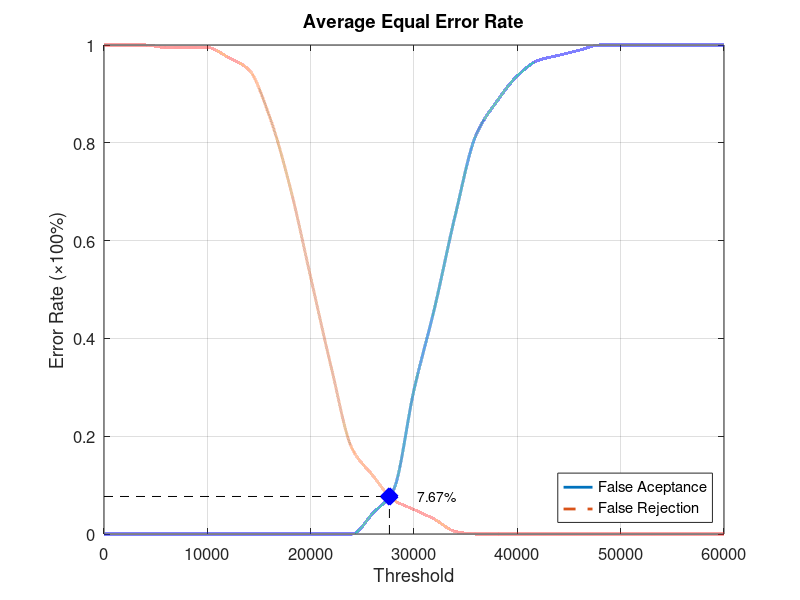
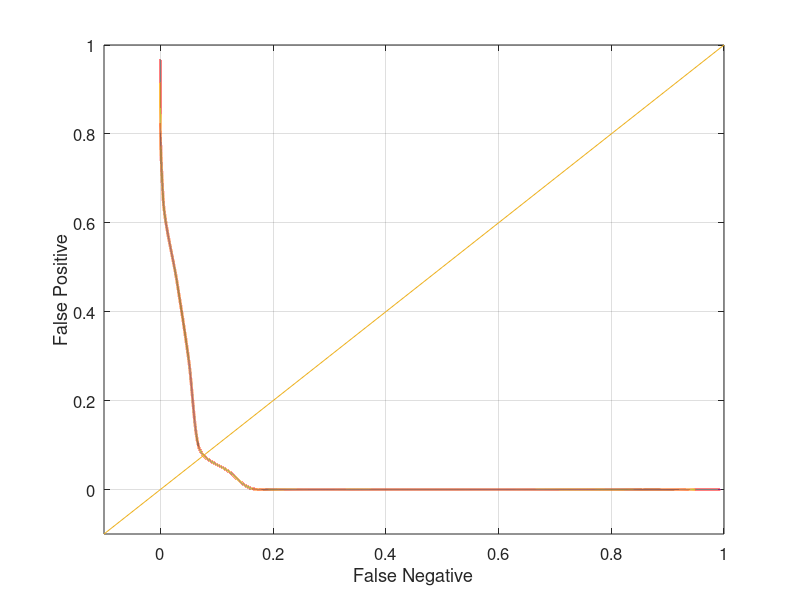

Recreate these plots in MATLAB, in order.
function yEER = Database2_4
close all;
clear;
clc;
x = 0:2000:60000;
xq = 0:0.5:60000;

y0 = [0 0 0 0 0 0 0 0 0 0 0 0 0 0.0421053 0.0894737 0.294737 0.463158 0.652632 0.815789 0.884211 0.936842 0.968421 0.978947 0.989474 1 1 1 1 1 1 1];
yy0 = interp1(x, y0, xq, 'pchip');
y1 = [1 1 1 0.995 0.995 0.995 0.975 0.95 0.855 0.71 0.525 0.34 0.175 0.12 0.07 0.05 0.03 0.005 0 0 0 0 0 0 0 0 0 0 0 0 0];
yy1 = interp1(x, y1, xq, 'pchip');

% Calculating EER: 
y2 = abs(y0 - y1);
find(y2 == min(y2))
yy2 = abs(yy0 - yy1);
xEER = find(yy2 == min(yy2));
xEERIndex = xq(xEER) % X-axis EER
yEER = yy0(xEER) % Y-axis EER

main = figure
plot(xq, yy0,'-','LineWidth', 2);	hold on
plot(xq, yy1,'--','LineWidth', 2);	hold on
plot([xEERIndex xEERIndex], [0 yEER], 'k--');	hold on
plot([0 xEERIndex], [yEER yEER], 'k--');	hold on
plot(xEERIndex, yEER, 'bx', 'LineWidth', 10);	hold on
text(xEERIndex + 10 * xEERIndex / 100, yEER, [num2str(round((10000 * yEER)) / 100) '%'])
legend('False Aceptance', 'False Rejection', 'Location', 'SouthEast')
xlabel('Threshold')
ylabel('Error Rate (\times100%)')
title('Average Equal Error Rate')
set(gca, 'FontSize', 12)
axis([0 60000 0 1])
grid on

print(main, 'Database2_4Main', '-dpng');
FNRxFPR = figure('Color', [1 1 1]);
plot(yy1, yy0, '-', yy1, yy0, 'LineWidth', 2);
hold on
y = -0.1:0.1:1
plot(y, y); 
set(gca, 'FontSize', 12)
xlabel('False Negative')
ylabel('False Positive')
axis([-0.1 1 -0.1 1])
set(gca, 'FontSize', 12)
grid on

print(FNRxFPR, 'Database2_4FNRxFPR','-dpng');
end
